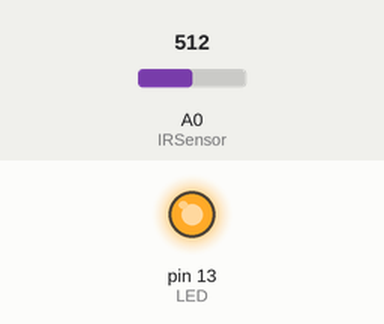
Simulated run of this sketch. Board: Arduino Uno, built with avr-gcc and run on an emulated ATmega328P. Parts: output pins drawn as LEDs (lit = HIGH). The test bench sets the inputs (shaded band); at power-on: A0 (IRSensor) = 512.

Above: at 1.2 s.
1.3 s: A0 (IRSensor) set to 141
2.8 s: A0 (IRSensor) set to 122
At 3.2 s:
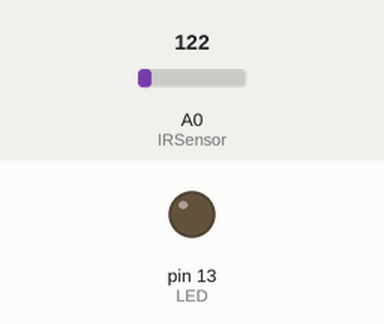
4.3 s: A0 (IRSensor) set to 138
At 5.5 s:
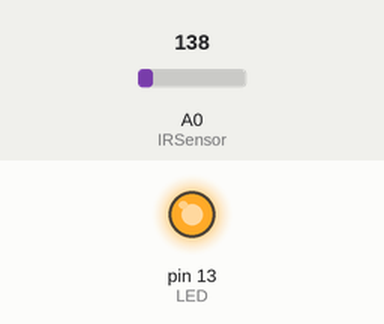
5.8 s: A0 (IRSensor) set to 118
At 6.7 s:
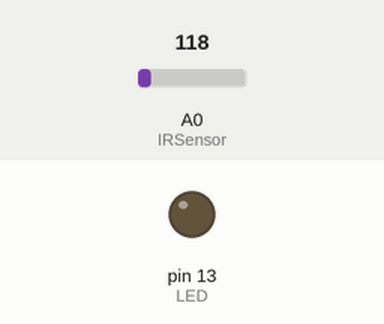
Timing chart, 0 to 8.3 s (numbered marks = the images above; inputs shaded):
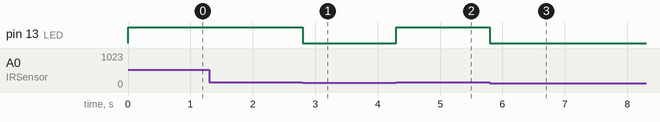

Measured:
- the behaviour switches between 128 and 127 on A0 (IRSensor) (found by bisection; images 0 and 1)
- after the input at 1.3 s, every drawn part: stays the same
- after the input at 2.8 s, pin 13 (LED): HIGH → LOW at once
- after the input at 4.3 s, pin 13 (LED): LOW → HIGH at once
- after the input at 5.8 s, pin 13 (LED): HIGH → LOW at once

The sketch:

sensor.ino
```cpp
int IRSensor = A0;
int LED = 13;

void setup(){
  pinMode(IRSensor, INPUT);
  pinMode(LED, OUTPUT);
}

void loop(){
  int sensorStatus = 255 - analogRead(IRSensor);
  if (sensorStatus >= 128)
  {
    digitalWrite(LED, LOW);
  }
  else  {
    digitalWrite(LED, HIGH);
  }
}
```
